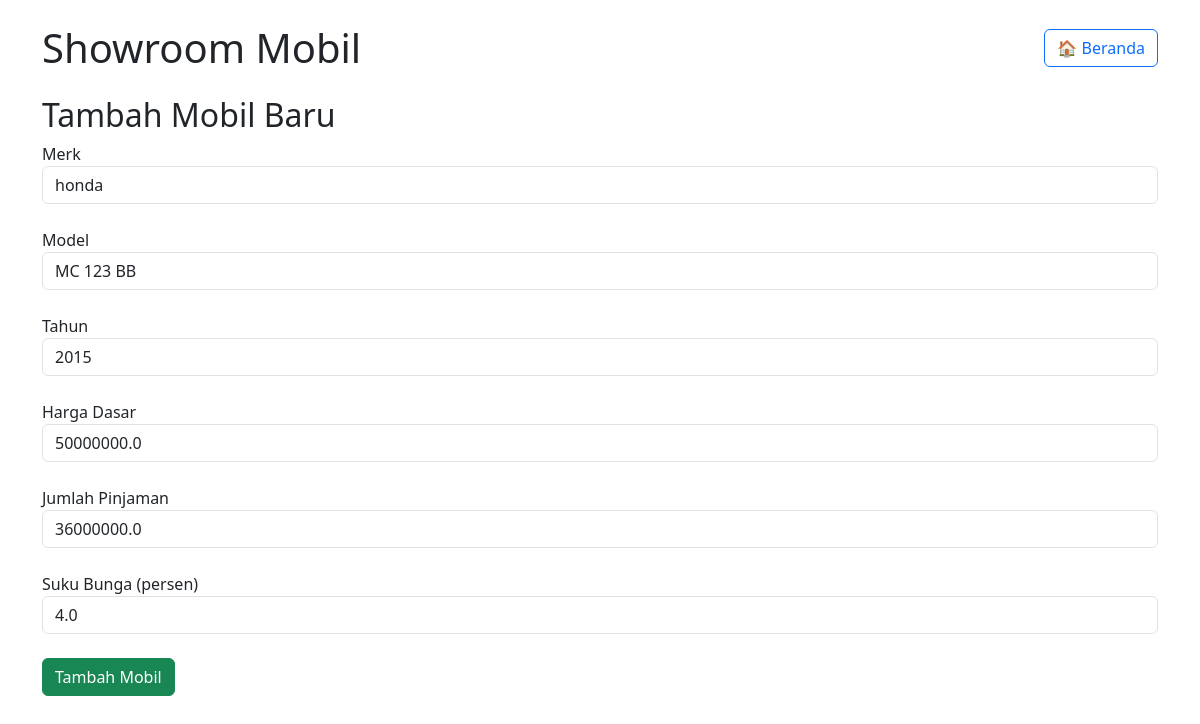
Screenshot of /edit/1 with the database file from the repository.
### models.py (models this page shows)
class Car(db.Model):
    id = db.Column(db.Integer, primary_key=True)
    merk = db.Column(db.String(100))
    model = db.Column(db.String(100))
    tahun = db.Column(db.Integer)
    harga_dasar = db.Column(db.Float)
    jumlah_pinjaman = db.Column(db.Float, nullable=True)
    suku_bunga = db.Column(db.Float, nullable=True)  # persen per tahun
    services = db.relationship('Service', backref='car', lazy=True)

### app.py (the view)
@app.route('/edit/<int:car_id>', methods=['GET', 'POST'])
def edit_car(car_id):
    car = Car.query.get_or_404(car_id)
    form = CarForm(obj=car)
    if form.validate_on_submit():
        form.populate_obj(car)
        db.session.commit()
        return redirect(url_for('car_detail', car_id=car.id))
    return render_template('add_car.html', form=form)

### forms.py
class CarForm(FlaskForm):
    merk = StringField('Merk', validators=[DataRequired()])
    model = StringField('Model', validators=[DataRequired()])
    tahun = IntegerField('Tahun', validators=[DataRequired()])
    harga_dasar = FloatField('Harga Dasar', validators=[DataRequired()])
    jumlah_pinjaman = FloatField('Jumlah Pinjaman')
    suku_bunga = FloatField('Suku Bunga (persen)')
    submit = SubmitField('Tambah Mobil')

### templates/add_car.html (shortened to what this page needs)
{% extends "base.html" %}
{% block content %}
    <h2>Tambah Mobil Baru</h2>
    <form method="POST">
        {{ form.merk.label }} {{ form.merk(class="form-control") }}<br>
        {{ form.model.label }} {{ form.model(class="form-control") }}<br>
        {{ form.tahun.label }} {{ form.tahun(class="form-control") }}<br>
        {{ form.harga_dasar.label }} {{ form.harga_dasar(class="form-control") }}<br>
        {{ form.jumlah_pinjaman.label }} {{ form.jumlah_pinjaman(class="form-control") }}<br>
        {{ form.suku_bunga.label }} {{ form.suku_bunga(class="form-control") }}<br>
        {{ form.submit(class="btn btn-success") }}
    </form>
{% endblock %}

### rows the page displays
Car: merk "honda", model "MC 123 BB", tahun "2015", harga_dasar "50000000.0", jumlah_pinjaman "36000000.0", suku_bunga "4.0"
